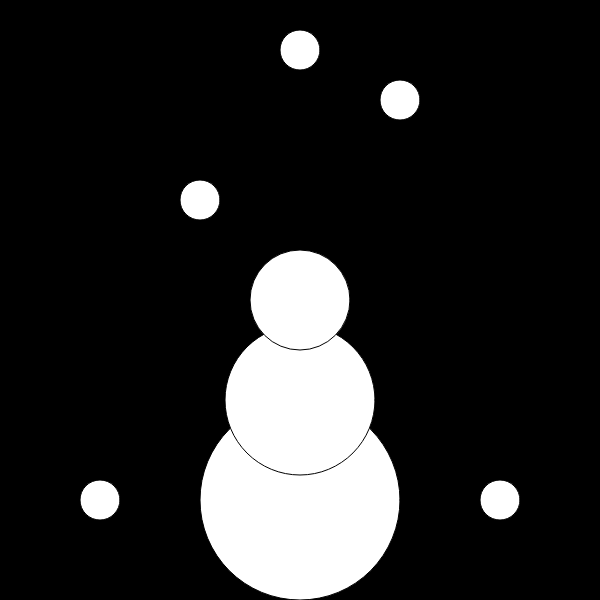
Frame 1 (no input)
Frame 60 (no input): identical to frame 1, image omitted
Frame 120 (the mouse pressed at the canvas centre since frame 60): identical to frame 1, image omitted

The p5.js sketch that drew this single still picture (run headless with seeded random() and noise() and a simulated clock; from frame 60 on, the mouse is pressed at the canvas centre):

// p5.js sketch
// ── sketch.js
var x = 300;//value on x-axis
var y = 500;//value on y-axis
var snowManSize = 200;//value of snowman size
function setup() {
  createCanvas (600, 600);//canvas size
  background(0);//background color
  ellipse(x,y,snowManSize);//bottom circle
  ellipse(x,y - snowManSize * .5, snowManSize * .75, snowManSize * .75);//middle circle
  ellipse(x,y - snowManSize, snowManSize * .5, snowManSize * .5);//top circle
  ellipse(100, 500, 40, 40)//snowball 1
  ellipse(500, 500, 40, 40)//snowball 2
  ellipse(200, 200, 40, 40)//snowball 3
  ellipse(400, 100, 40, 40)//snowball 4
  ellipse(300, 50, 40, 40)//snowball 5
}

function draw() {
  // put drawing code here
}
